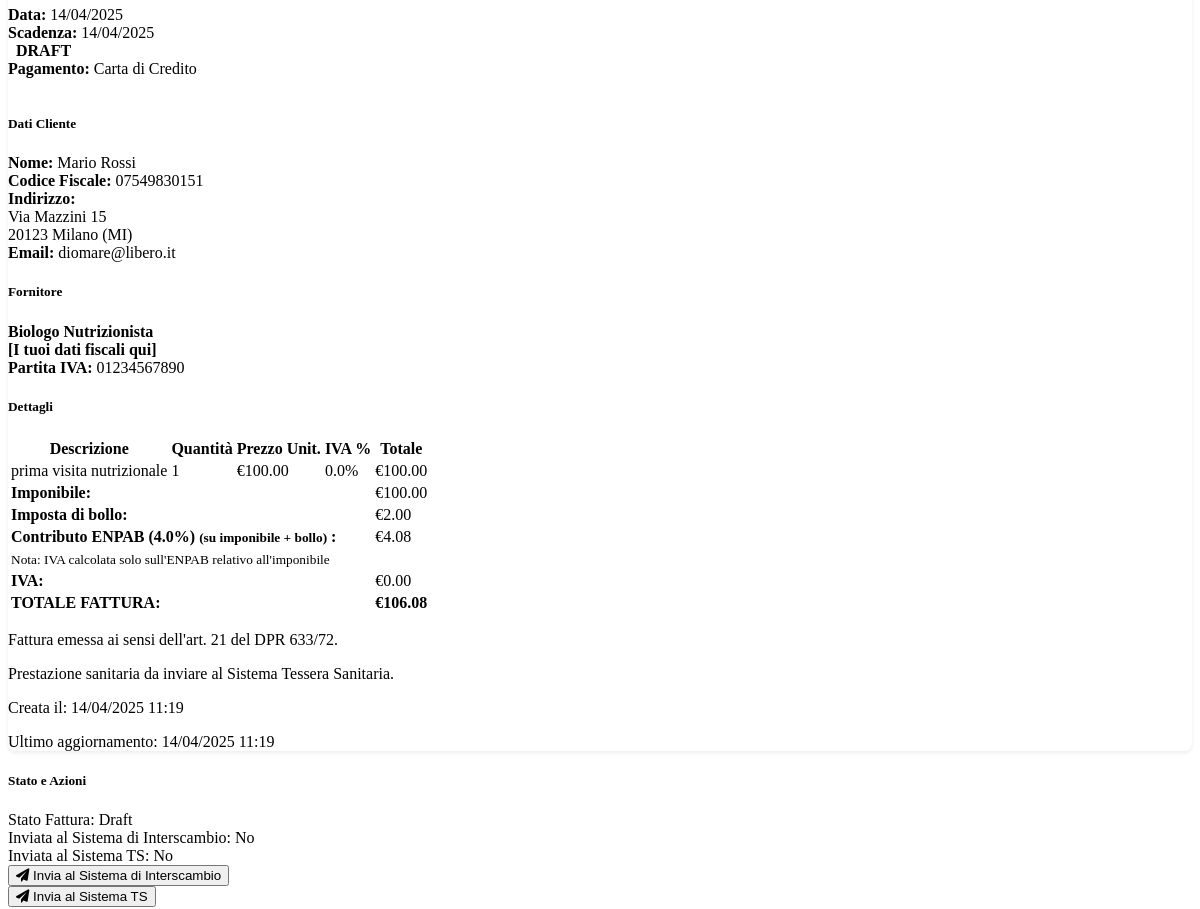
Page /invoices/view/1 (middle part) on the earlier database version.
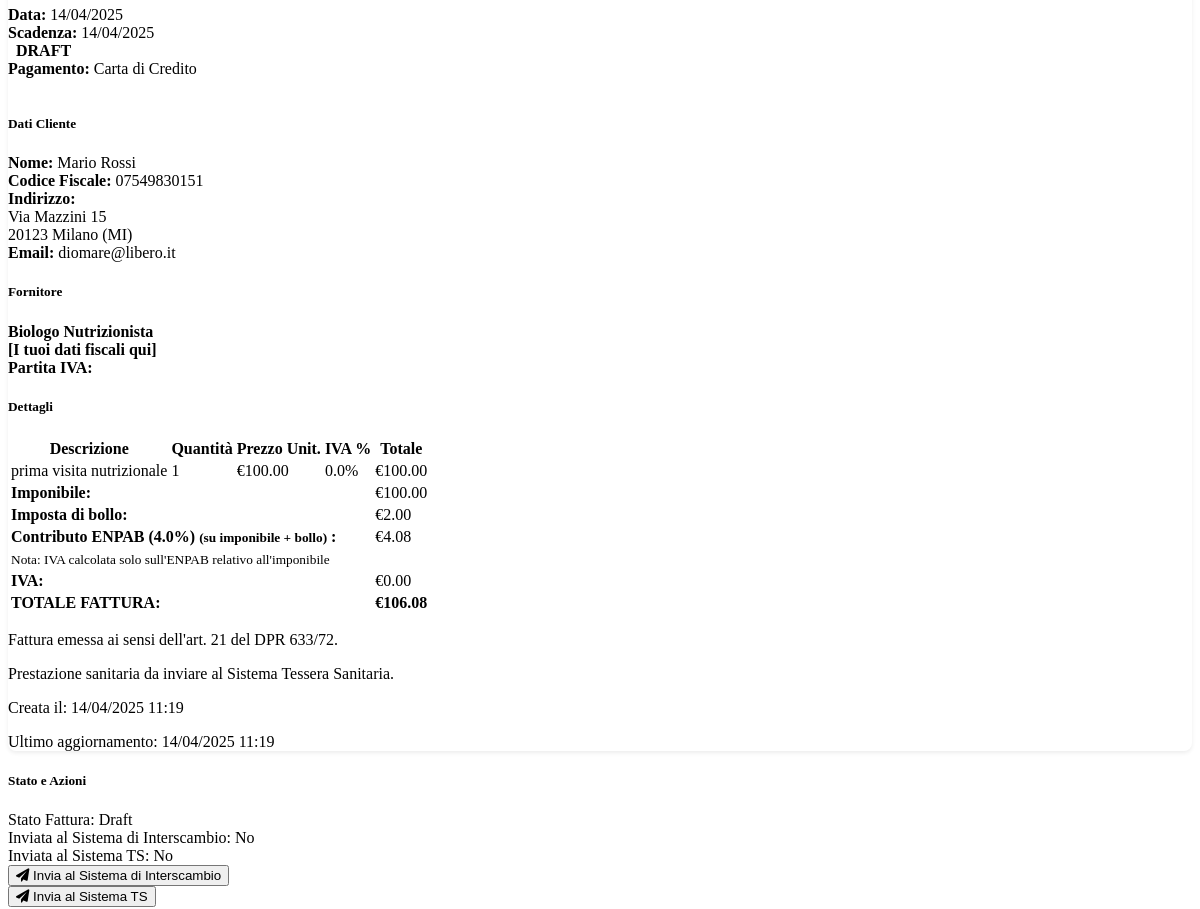
Same page on the later database version.
### models.py (models this page shows, shortened)
class Invoice(db.Model):
    __tablename__ = 'invoices'
    id = db.Column(db.Integer, primary_key=True)
    invoice_number = db.Column(db.String(50), nullable=False, unique=True)
    invoice_date = db.Column(db.Date, nullable=False, default=datetime.utcnow().date)
    private_client_id = db.Column(db.Integer, db.ForeignKey('private_clients.id'), nullable=True)
    business_client_id = db.Column(db.Integer, db.ForeignKey('business_clients.id'), nullable=True)
    payment_method = db.Column(db.String(100), nullable=True)
    notes = db.Column(db.Text, nullable=True)
    payment_due_date = db.Column(db.Date, nullable=True)
    status = db.Column(db.String(20), nullable=False, default='draft')  # draft, sent, paid, cancelled
    sent_to_sdi = db.Column(db.Boolean, default=False)  # Sent to Sistema di Interscambio
    sent_to_sts = db.Column(db.Boolean, default=False)  # Sent to Sistema Tessera Sanitaria
    health_service_related = db.Column(db.Boolean, default=False)  # If related to health services
    apply_enpab = db.Column(db.Boolean, default=True)  # Apply ENPAB contribution (4%)
    apply_stamp = db.Column(db.Boolean, default=True)  # Apply revenue stamp (€2.00)
    stamp_amount = db.Column(db.Float, default=2.00)  # Revenue stamp amount, default €2.00
    enpab_rate = db.Column(db.Float, default=4.00)  # ENPAB rate, default 4%
    created_at = db.Column(db.DateTime, default=lambda: datetime.now(timezone.utc))
    updated_at = db.Column(db.DateTime, default=lambda: datetime.now(timezone.utc), onupdate=lambda: datetime.now(timezone.utc))
    items = db.relationship('InvoiceItem', backref='invoice', lazy=True, cascade="all, delete-orphan")
    @property
    def subtotal(self):
        return sum(item.total_price for item in self.items)
    @property
    def enpab_amount(self):
        if not self.apply_enpab:
            return 0
        stamp_amount = self.stamp_amount if self.apply_stamp else 0
        return (self.subtotal + stamp_amount) * (self.enpab_rate / 100)
    @property
    def taxable_amount(self):
        return self.subtotal + self.enpab_amount
    @property
    def total_vat(self):
        items_vat = sum(item.total_price * (item.vat_rate / 100) for item in self.items)
        has_vat_items = any(item.vat_rate > 0 for item in self.items)
        enpab_vat = 0
        if has_vat_items and self.apply_enpab:
            enpab_without_stamp = self.subtotal * (self.enpab_rate / 100)
            enpab_vat = enpab_without_stamp * 0.22
        return items_vat + enpab_vat
    @property
    def stamp_duty(self):
        if not self.apply_stamp:
            return 0
        return self.stamp_amount
    @property
    def total(self):
        return self.taxable_amount + self.total_vat + self.stamp_duty

class PrivateClient(db.Model):
    __tablename__ = 'private_clients'
    id = db.Column(db.Integer, primary_key=True)
    first_name = db.Column(db.String(100), nullable=False)
    last_name = db.Column(db.String(100), nullable=False)
    fiscal_code = db.Column(db.String(16), nullable=False, unique=True)
    email = db.Column(db.String(120), nullable=True)
    phone = db.Column(db.String(20), nullable=True)
    address = db.Column(db.String(255), nullable=True)
    city = db.Column(db.String(100), nullable=True)
    postal_code = db.Column(db.String(10), nullable=True)
    province = db.Column(db.String(2), nullable=True)
    date_of_birth = db.Column(db.Date, nullable=True)
    notes = db.Column(db.Text, nullable=True)
    created_at = db.Column(db.DateTime, default=lambda: datetime.now(timezone.utc))
    updated_at = db.Column(db.DateTime, default=lambda: datetime.now(timezone.utc), onupdate=lambda: datetime.now(timezone.utc))
    invoices = db.relationship('Invoice', backref='private_client', lazy=True,
                               foreign_keys='Invoice.private_client_id')

class Professionista(db.Model):
    id = db.Column(db.Integer, primary_key=True)
    nome = db.Column(db.String(100))
    cognome = db.Column(db.String(100))
    indirizzo = db.Column(db.String(200))
    piva = db.Column(db.String(20))
    codice_fiscale = db.Column(db.String(20))
    email = db.Column(db.String(100))
    telefono = db.Column(db.String(20))
    numero_fattura_corrente = db.Column(db.Integer)

class InvoiceItem(db.Model):
    __tablename__ = 'invoice_items'
    id = db.Column(db.Integer, primary_key=True)
    invoice_id = db.Column(db.Integer, db.ForeignKey('invoices.id', ondelete='CASCADE'), nullable=False)
    description = db.Column(db.String(255), nullable=False)
    quantity = db.Column(db.Integer, nullable=False, default=1)
    unit_price = db.Column(db.Float, nullable=False)
    vat_rate = db.Column(db.Float, nullable=False, default=22.0)  # Default 22% VAT in Italy
    exemption_reason = db.Column(db.String(255), nullable=True)
    created_at = db.Column(db.DateTime, default=lambda: datetime.now(timezone.utc))
    updated_at = db.Column(db.DateTime, default=lambda: datetime.now(timezone.utc), onupdate=lambda: datetime.now(timezone.utc))
    @property
    def total_price(self):
        return self.quantity * self.unit_price

### routes.py (the view)
@app.route('/invoices/view/<int:invoice_id>')
def view_invoice(invoice_id):
    invoice = Invoice.query.get_or_404(invoice_id)
    professionista = Professionista.query.first() # Recupera i dati del professionista
    return render_template('invoices/view.html', invoice=invoice, professionista=professionista)

### templates/invoices/view.html (shortened to what this page needs)
{% extends "base.html" %}
{% block content %}
<div class="row">
    <div class="col-lg-8">
        <div class="card invoice-details mb-4">
            <div class="card-body p-4">
                <div class="row invoice-header mb-4">
                    <div class="col-md-6">
                        <div>
                            <strong>Data:</strong> {{ invoice.invoice_date.strftime('%d/%m/%Y') }}
                        </div>
                        {% if invoice.payment_due_date %}
                        <div>
                            <strong>Scadenza:</strong> {{ invoice.payment_due_date.strftime('%d/%m/%Y') }}
                        </div>
                        {% endif %}
                    </div>
                    <div class="col-md-6 text-md-end">
                        <span class="invoice-status status-{{ invoice.status }} mb-2">
                            {{ invoice.status|capitalize }}
                        </span>
                        <div class="mt-3">
                            {% if invoice.payment_method %}
                            <strong>Pagamento:</strong> {{ invoice.payment_method }}
                            {% endif %}
                        </div>
                    </div>
                </div>
                <div class="row mb-4">
                    <div class="col-md-6">
                        <h5 class="mb-2">Dati Cliente</h5>
                        {% if invoice.private_client_id %}
                        <div>
                            <strong>Nome:</strong> {{ invoice.private_client.first_name }} {{ invoice.private_client.last_name }}
                        </div>
                        <div>
                            <strong>Codice Fiscale:</strong> {{ invoice.private_client.fiscal_code }}
                        </div>
                        {% if invoice.private_client.address %}
                        <div>
                            <strong>Indirizzo:</strong>
                            <div>
                                {{ invoice.private_client.address }}
                                {% if invoice.private_client.postal_code and invoice.private_client.city %}
                                <br>{{ invoice.private_client.postal_code }} {{ invoice.private_client.city }}
                                {% if invoice.private_client.province %}
                                ({{ invoice.private_client.province }})
                                {% endif %}
                                {% endif %}
                            </div>
                        </div>
                        {% endif %}
                        {% if invoice.private_client.email %}
                        <div>
                            <strong>Email:</strong> {{ invoice.private_client.email }}
                        </div>
                        {% endif %}
                        {% endif %}
                    </div>
                    <div class="col-md-6 text-md-end">
                        <h5 class="mb-2">Fornitore</h5>
                        <div>
                            <strong>Biologo Nutrizionista</strong>
                        </div>
                        <div>
                            <strong>[I tuoi dati fiscali qui]</strong>
                        </div>
                        <div>
                            <strong>Partita IVA:</strong> {{ professionista.piva }}
                        </div>
                    </div>
                </div>
                <h5 class="mb-3">Dettagli</h5>
                <div class="table-responsive mb-4">
                    <table class="table table-striped">
                        <thead>
                            <tr>
                                <th>Descrizione</th>
                                <th class="text-center">Quantità</th>
                                <th class="text-end">Prezzo Unit.</th>
                                <th class="text-end">IVA %</th>
                                <th class="text-end">Totale</th>
                            </tr>
                        </thead>
                        <tbody>
                            {% for item in invoice.items %}
                            <tr>
                                <td>
                                    {{ item.description }}
                                </td>
                                <td class="text-center">{{ item.quantity }}</td>
                                <td class="text-end">€{{ "%.2f"|format(item.unit_price) }}</td>
                                <td class="text-end">{{ item.vat_rate }}%</td>
                                <td class="text-end">€{{ "%.2f"|format(item.total_price) }}</td>
                            </tr>
                            {% endfor %}
                        </tbody>
                        <tfoot>
                            <tr>
                                <td colspan="4" class="text-end"><strong>Imponibile:</strong></td>
                                <td class="text-end">€{{ "%.2f"|format(invoice.subtotal) }}</td>
                            </tr>
                            {% if invoice.apply_stamp %}
                            <tr>
                                <td colspan="4" class="text-end"><strong>Imposta di bollo:</strong></td>
                                <td class="text-end">€{{ "%.2f"|format(invoice.stamp_duty) }}</td>
                            </tr>
                            {% endif %}
                            {% if invoice.apply_enpab %}
                            <tr>
                                <td colspan="4" class="text-end">
                                    <strong>Contributo ENPAB ({{ "%.1f"|format(invoice.enpab_rate) }}%)
                                    {% if invoice.apply_stamp %}
                                    <small class="text-muted">(su imponibile + bollo)</small>
                                    {% endif %}:
                                    </strong>
                                </td>
                                <td class="text-end">€{{ "%.2f"|format(invoice.enpab_amount) }}</td>
                            </tr>
                            {% if invoice.apply_enpab and invoice.apply_stamp %}
                            <tr>
                                <td colspan="5" class="text-end">
                                    <small class="text-muted fst-italic">Nota: IVA calcolata solo sull'ENPAB relativo all'imponibile</small>
                                </td>
                            </tr>
                            {% endif %}
                            {% endif %}
                            <tr>
                                <td colspan="4" class="text-end"><strong>IVA:</strong></td>
                                <td class="text-end">€{{ "%.2f"|format(invoice.total_vat) }}</td>
                            </tr>
                            <tr>
                                <td colspan="4" class="text-end"><strong>TOTALE FATTURA:</strong></td>
                                <td class="text-end"><strong>€{{ "%.2f"|format(invoice.total) }}</strong></td>
                            </tr>
                        </tfoot>
                    </table>
                </div>
                <div class="mt-4 pt-3 border-top small">
                    <div class="row">
                        <div class="col-md-6">
                            <p>Fattura emessa ai sensi dell'art. 21 del DPR 633/72.</p>
                            {% if invoice.health_service_related %}
                            <p>Prestazione sanitaria da inviare al Sistema Tessera Sanitaria.</p>
                            {% endif %}
                        </div>
                        <div class="col-md-6 text-md-end">
                            <p>Creata il: {{ invoice.created_at.strftime('%d/%m/%Y %H:%M') }}</p>
                            <p>Ultimo aggiornamento: {{ invoice.updated_at.strftime('%d/%m/%Y %H:%M') }}</p>
                        </div>
                    </div>
                </div>
            </div>
        </div>
    </div>
    <div class="col-lg-4">
        <div class="card mb-4">
            <div class="card-header">
                <h5 class="mb-0">Stato e Azioni</h5>
            </div>
            <div class="card-body">
                <div class="d-flex justify-content-between align-items-center mb-3">
                    <span>Stato Fattura:</span>
                    <span class="badge {% if invoice.status == 'draft' %}bg-secondary{% elif invoice.status == 'sent' %}bg-primary{% elif invoice.status == 'paid' %}bg-success{% elif invoice.status == 'cancelled' %}bg-danger{% endif %}">
                        {{ invoice.status|capitalize }}
                    </span>
                </div>
                <div class="d-flex justify-content-between align-items-center mb-3">
                    <span>Inviata al Sistema di Interscambio:</span>
                    <span class="badge {% if invoice.sent_to_sdi %}bg-success{% else %}bg-danger{% endif %}">
                        {{ "Sì" if invoice.sent_to_sdi else "No" }}
                    </span>
                </div>
                <div class="d-flex justify-content-between align-items-center mb-4">
                    <span>Inviata al Sistema TS:</span>
                    <span class="badge {% if not invoice.health_service_related %}bg-secondary{% elif invoice.sent_to_sts %}bg-success{% else %}bg-danger{% endif %}">
                        {% if not invoice.health_service_related %}
                        N/A
                        {% else %}
                        {{ "Sì" if invoice.sent_to_sts else "No" }}
                        {% endif %}
                    </span>
                </div>
                <div class="d-grid gap-2">
                    {% if not invoice.sent_to_sdi %}
                    <form action="{{ url_for('send_to_sdi', invoice_id=invoice.id) }}" method="post">
                        <button type="submit" class="btn btn-primary w-100">
                            <i class="fas fa-paper-plane me-1"></i> Invia al Sistema di Interscambio
                        </button>
                    </form>
                    {% endif %}
                    {% if invoice.health_service_related and not invoice.sent_to_sts %}
                    <form action="{{ url_for('send_to_sts', invoice_id=invoice.id) }}" method="post">
                        <button type="submit" class="btn btn-info w-100">
                            <i class="fas fa-paper-plane me-1"></i> Invia al Sistema TS
                        </button>
                    </form>
                    {% endif %}
                </div>
            </div>
        </div>
    </div>
</div>
{% endblock %}

Differences in the rows shown:
no longer on this page (row edited): Professionista: piva "01234567890"
